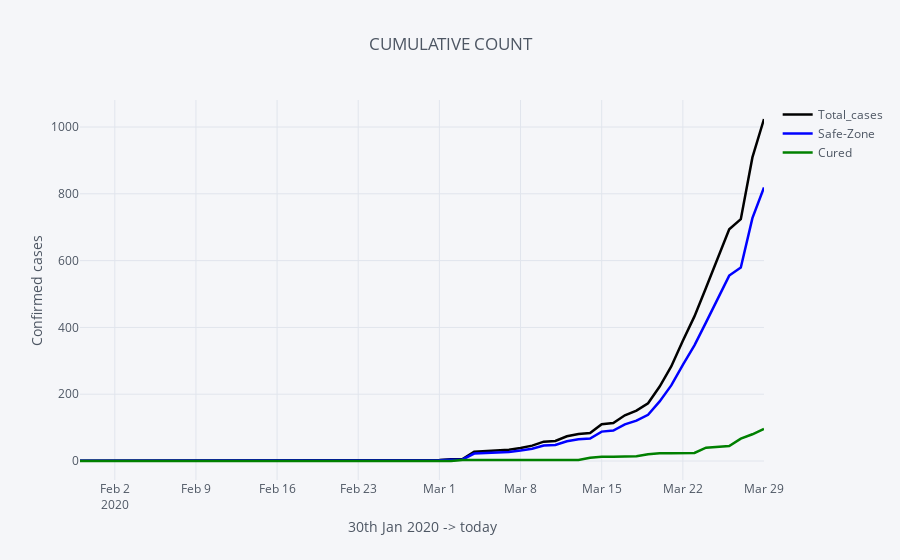

Notebook code for this chart:
### Code cell
india[['Total_cases','Safe-Zone','Cured']].iplot(title='CUMULATIVE COUNT',
                    colors={'Total_cases':'black', 'Safe-Zone':'blue', 'Cured':'green'}, width=2.5,
                    xTitle='30th Jan 2020 -> today', yTitle='Confirmed cases')
